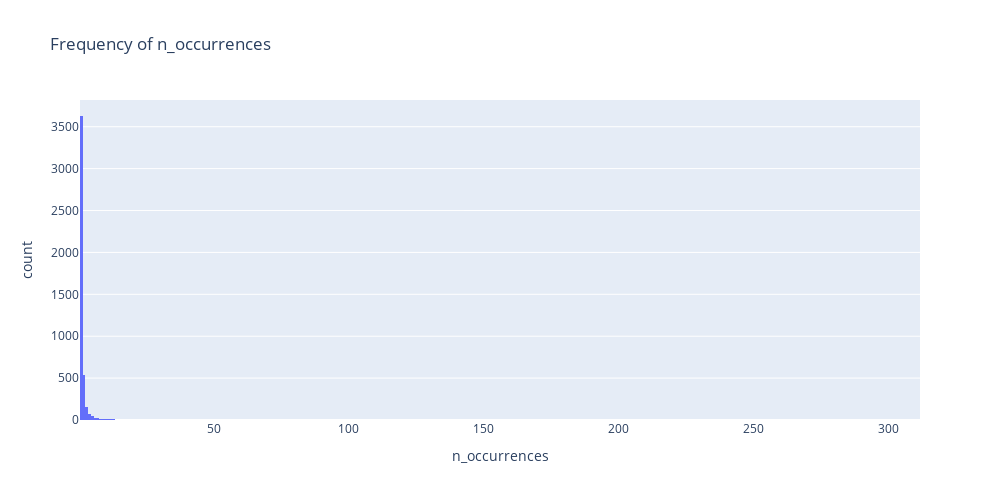

Source (notebook cell):
### Code cell
# As expected, the majority of titles have very low occurrences. I did not expect to find some titles with hundreds of occurrences.
df_plot = df.groupby("title")["description"].count().reset_index()
df_plot.rename(columns={"description": "n_occurrences"}, inplace=True)
fig = px.histogram(
    df_plot,
    x="n_occurrences",
    width=1000,
    height=500,
    title="Frequency of n_occurrences",
)
fig.show()

### Figure 1 — Plotly figure (JSON) as saved in the notebook; plotly's stock layout.template omitted (floating-point values rounded to 4 significant figures; data arrays with more than 128 entries replaced by an {"elided": "..."} marker saying what was removed)
{"data": [{"alignmentgroup": "True", "bingroup": "x", "hovertemplate": "n_occurrences=%{x}<br>count=%{y}<extra></extra>", "legendgroup": "", "marker": {"color": "#636efa", "pattern": {"shape": ""}}, "name": "", "offsetgroup": "", "orientation": "v", "showlegend": false, "type": "histogram", "x": {"elided": "4618 int values"}, "xaxis": "x", "yaxis": "y"}], "layout": {"barmode": "relative", "height": 500, "legend": {"tracegroupgap": 0}, "title": {"text": "Frequency of n_occurrences"}, "width": 1000, "xaxis": {"anchor": "y", "domain": [0, 1], "title": {"text": "n_occurrences"}}, "yaxis": {"anchor": "x", "domain": [0, 1], "title": {"text": "count"}}}}
